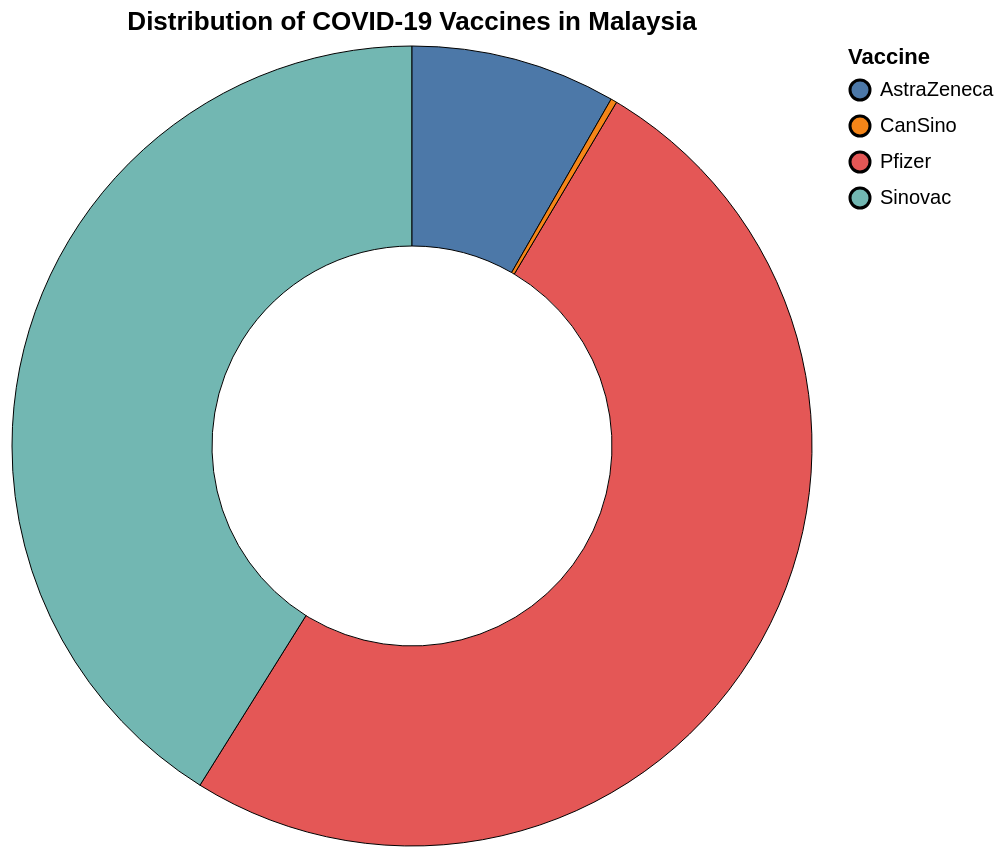

Specify this chart in Vega-Lite:
### Vega-Lite specification from a JSON file in a GitHub repository (floating-point values rounded to 4 significant figures)
{"$schema": "https://vega.github.io/schema/vega-lite/v5.json", "title": "Distribution of COVID-19 Vaccines in Malaysia", "data": {"values": [{"brand": "Pfizer", "doses": 22973711}, {"brand": "Sinovac", "doses": 18756490}, {"brand": "AstraZeneca", "doses": 3784687}, {"brand": "CanSino", "doses": 112882}]}, "height": 400, "width": 400, "transform": [{"calculate": "datum.doses/45627770*100", "as": "Percentage"}], "mark": {"type": "arc", "innerRadius": 100, "stroke": "black", "strokeWidth": 0.5}, "encoding": {"theta": {"field": "doses", "type": "quantitative"}, "color": {"field": "brand", "type": "nominal", "title": "Vaccine"}, "tooltip": [{"field": "brand", "type": "nominal", "title": "Vaccine"}, {"field": "doses", "type": "quantitative", "title": "Total Doses Administered"}, {"field": "Percentage", "type": "quantitative", "title": "Percentage of Total Doses (%)", "format": ".1f"}]}}
